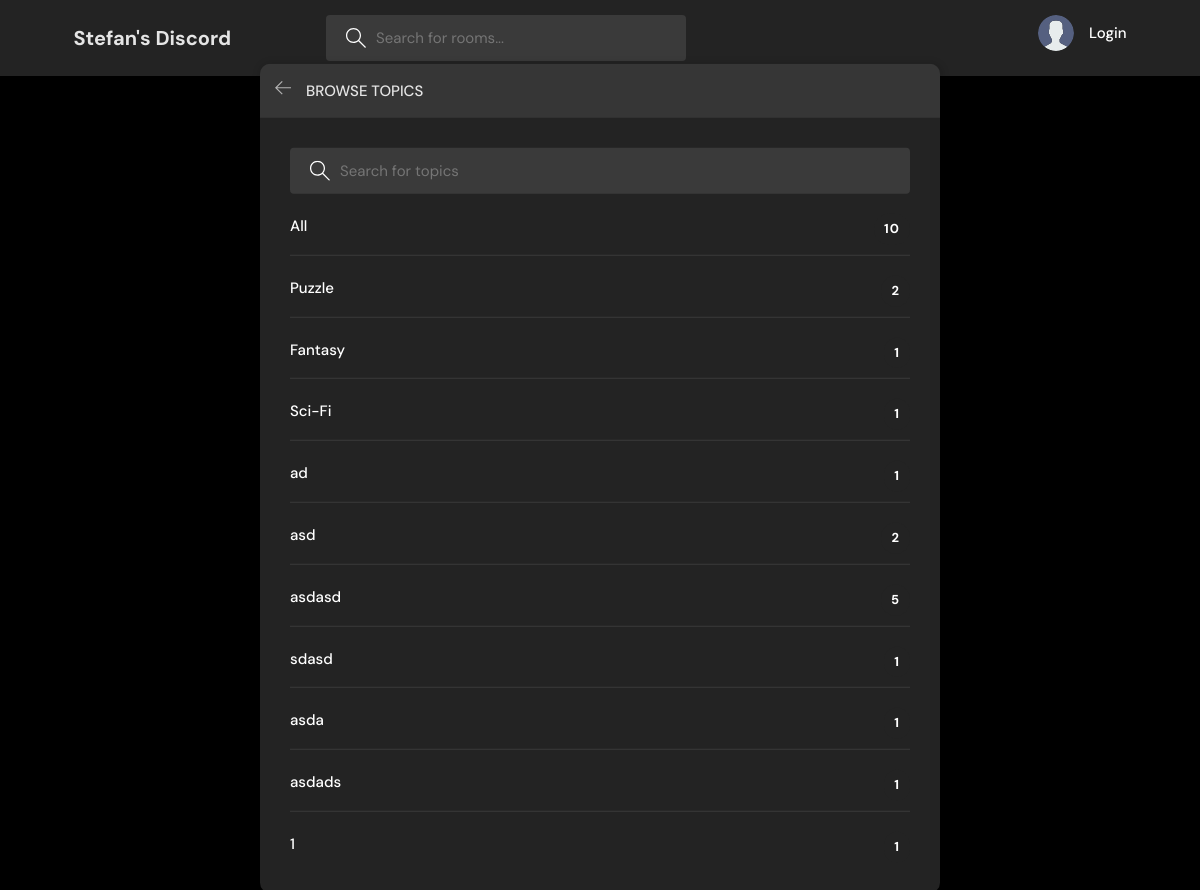
Before: /topics/ with the older database file.
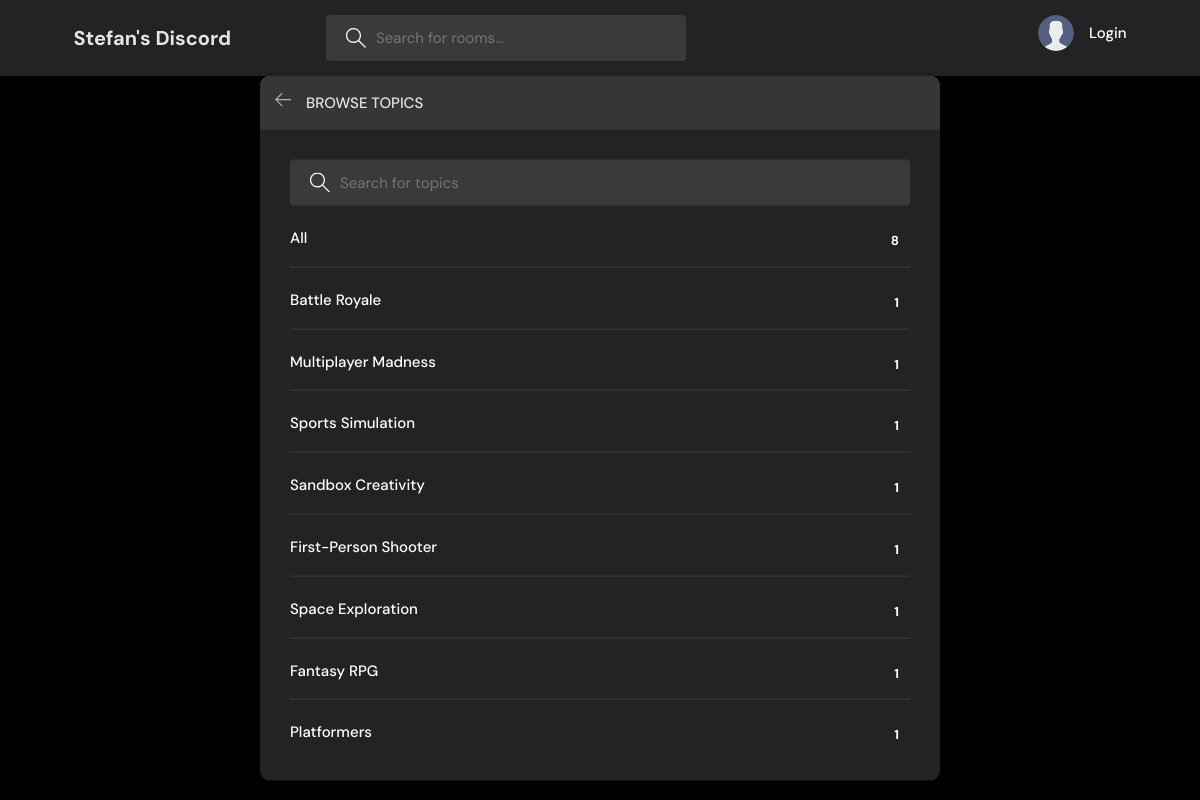
After: the same page with the newer database file.
### base/models.py (models this page shows, shortened)
class Topic(models.Model):
    name = models.CharField(max_length=200)

### base/views.py (the view)
# urls.py: path('topics/', views.topicsPage, name="topics"),
def topicsPage(request):
    if request.GET.get('q') != None:
        q= request.GET.get('q')
    else:
        q = ''
    topics = Topic.objects.filter(name__icontains=q)
    return render(request, 'base/topics.html', {'topics': topics})

### base/templates/base/topics.html (shortened to what this page needs)
{% extends 'main.html' %}
{% block content %}
<main class="create-room layout">
  <div class="container">
    <div class="layout__box">
      <div class="layout__boxHeader">
        <div class="layout__boxTitle">
          <a href="{% url 'home' %}">
            <svg version="1.1" xmlns="http://www.w3.org/2000/svg" width="32" height="32" viewBox="0 0 32 32">
              <title>arrow-left</title>
              <path
                d="M13.723 2.286l-13.723 13.714 13.719 13.714 1.616-1.611-10.96-10.96h27.625v-2.286h-27.625l10.965-10.965-1.616-1.607z">
              </path>
            </svg>
          </a>
          <h3>Browse Topics</h3>
        </div>
      </div>
      <div class="topics-page layout__body">
        <form action="" method="GET" class="header__search">
          <label>
            <input name="q" placeholder="Search for topics" />
          </label>
        </form>
        <ul class="topics__list">
          <li>
            <a href="{% url 'topics' %}" class="active">All <span>{{topics.count}}</span></a>
          </li>
          {% for topic in topics %}
          <li>
            <a href="{% url 'home'%}?q={{topic.name}}">{{topic.name}} <span>{{topic.room_set.all.count}}</span></a>
          </li>
          {% endfor %}
        </ul>
      </div>
    </div>
  </div>
</main>
{% endblock content %}

Changed rows visible on the page:
removed Topic: name "Puzzle", room_set.all.count "2"
removed Topic: name "Fantasy", room_set.all.count "1"
removed Topic: name "Sci-Fi", room_set.all.count "1"
removed Topic: name "ad", room_set.all.count "1"
removed Topic: name "asd", room_set.all.count "2"
removed Topic: name "asdasd", room_set.all.count "5"
removed Topic: name "sdasd", room_set.all.count "1"
removed Topic: name "asda", room_set.all.count "1"
removed Topic: name "asdads", room_set.all.count "1"
removed Topic: name "1", room_set.all.count "1"
added Topic: name "Battle Royale", room_set.all.count "1"
added Topic: name "Multiplayer Madness", room_set.all.count "1"
added Topic: name "Sports Simulation", room_set.all.count "1"
added Topic: name "Sandbox Creativity", room_set.all.count "1"
added Topic: name "First-Person Shooter", room_set.all.count "1"
added Topic: name "Space Exploration", room_set.all.count "1"
added Topic: name "Fantasy RPG", room_set.all.count "1"
added Topic: name "Platformers", room_set.all.count "1"
Other visible differences:
{{ topics.count }}: "10" → "8"
